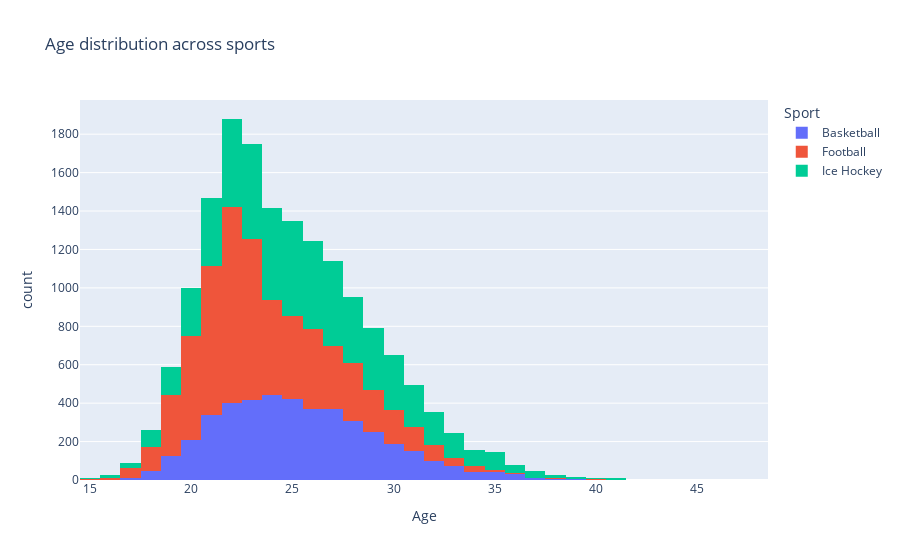

The code cell stored with this chart in its notebook:
### Markdown cell above
#### åldersfördelning i sporterna

### Code cell
# Get row indexes that dont have our 
olympic_data_sports = olympic_data.query("Sport == 'Basketball' | Sport == 'Football' | Sport == 'Ice Hockey'")

fig = px.histogram(
    data_frame=olympic_data_sports,
    color='Sport',
    x="Age",
    title="Age distribution across sports"
)

fig.show()

### Figure 1 — Plotly figure (JSON) as saved in the notebook; plotly's stock layout.template omitted (floating-point values rounded to 4 significant figures; data arrays with more than 128 entries replaced by an {"elided": "..."} marker saying what was removed)
{"data": [{"alignmentgroup": "True", "bingroup": "x", "hovertemplate": "Sport=Basketball<br>Age=%{x}<br>count=%{y}<extra></extra>", "legendgroup": "Basketball", "marker": {"color": "#636efa", "pattern": {"shape": ""}}, "name": "Basketball", "offsetgroup": "Basketball", "orientation": "v", "showlegend": true, "type": "histogram", "x": {"elided": "4536 int values"}, "xaxis": "x", "yaxis": "y"}, {"alignmentgroup": "True", "bingroup": "x", "hovertemplate": "Sport=Football<br>Age=%{x}<br>count=%{y}<extra></extra>", "legendgroup": "Football", "marker": {"color": "#EF553B", "pattern": {"shape": ""}}, "name": "Football", "offsetgroup": "Football", "orientation": "v", "showlegend": true, "type": "histogram", "x": {"elided": "6745 int values"}, "xaxis": "x", "yaxis": "y"}, {"alignmentgroup": "True", "bingroup": "x", "hovertemplate": "Sport=Ice Hockey<br>Age=%{x}<br>count=%{y}<extra></extra>", "legendgroup": "Ice Hockey", "marker": {"color": "#00cc96", "pattern": {"shape": ""}}, "name": "Ice Hockey", "offsetgroup": "Ice Hockey", "orientation": "v", "showlegend": true, "type": "histogram", "x": {"elided": "5516 int values"}, "xaxis": "x", "yaxis": "y"}], "layout": {"barmode": "relative", "legend": {"title": {"text": "Sport"}, "tracegroupgap": 0}, "title": {"text": "Age distribution across sports"}, "xaxis": {"anchor": "y", "domain": [0, 1], "title": {"text": "Age"}}, "yaxis": {"anchor": "x", "domain": [0, 1], "title": {"text": "count"}}}}
